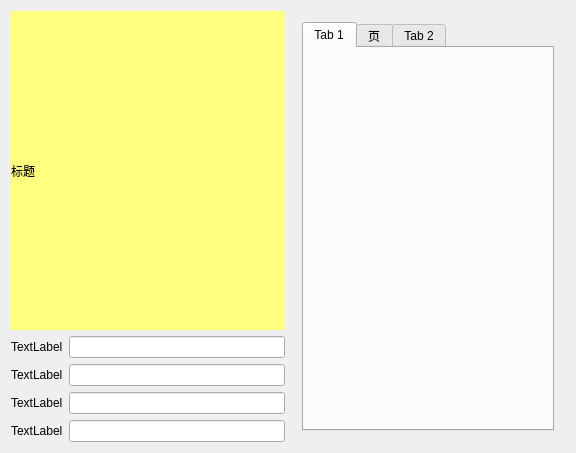
<?xml version="1.0" encoding="UTF-8"?>
<ui version="4.0">
 <class>UiLay</class>
 <widget class="QWidget" name="UiLay">
  <property name="geometry">
   <rect>
    <x>0</x>
    <y>0</y>
    <width>576</width>
    <height>453</height>
   </rect>
  </property>
  <property name="windowTitle">
   <string>UiLay</string>
  </property>
  <layout class="QGridLayout" name="gridLayout">
   <item row="0" column="0">
    <layout class="QHBoxLayout" name="horizontalLayout_5">
     <item>
      <layout class="QVBoxLayout" name="verticalLayout_2" stretch="1,3">
       <item>
        <widget class="QLabel" name="label">
         <property name="sizePolicy">
          <sizepolicy hsizetype="Preferred" vsizetype="Preferred">
           <horstretch>0</horstretch>
           <verstretch>0</verstretch>
          </sizepolicy>
         </property>
         <property name="styleSheet">
          <string notr="true">background-color: rgb(255, 255, 127);</string>
         </property>
         <property name="text">
          <string>标题</string>
         </property>
         <property name="margin">
          <number>20</number>
         </property>
        </widget>
       </item>
       <item>
        <layout class="QVBoxLayout" name="verticalLayout">
         <item>
          <layout class="QHBoxLayout" name="horizontalLayout">
           <item>
            <widget class="QLabel" name="label_2">
             <property name="text">
              <string>TextLabel</string>
             </property>
            </widget>
           </item>
           <item>
            <widget class="QLineEdit" name="lineEdit"/>
           </item>
          </layout>
         </item>
         <item>
          <layout class="QHBoxLayout" name="horizontalLayout_2">
           <item>
            <widget class="QLabel" name="label_3">
             <property name="text">
              <string>TextLabel</string>
             </property>
            </widget>
           </item>
           <item>
            <widget class="QLineEdit" name="lineEdit_2"/>
           </item>
          </layout>
         </item>
         <item>
          <layout class="QHBoxLayout" name="horizontalLayout_3">
           <item>
            <widget class="QLabel" name="label_4">
             <property name="text">
              <string>TextLabel</string>
             </property>
            </widget>
           </item>
           <item>
            <widget class="QLineEdit" name="lineEdit_3"/>
           </item>
          </layout>
         </item>
         <item>
          <layout class="QHBoxLayout" name="horizontalLayout_4">
           <item>
            <widget class="QLabel" name="label_5">
             <property name="text">
              <string>TextLabel</string>
             </property>
            </widget>
           </item>
           <item>
            <widget class="QLineEdit" name="lineEdit_4"/>
           </item>
          </layout>
         </item>
        </layout>
       </item>
      </layout>
     </item>
     <item>
      <widget class="QWidget" name="widget" native="true">
       <layout class="QVBoxLayout" name="verticalLayout_3">
        <item>
         <widget class="QTabWidget" name="tabWidget">
          <widget class="QWidget" name="tab">
           <attribute name="title">
            <string>Tab 1</string>
           </attribute>
          </widget>
          <widget class="QWidget" name="tab_3">
           <attribute name="title">
            <string>页</string>
           </attribute>
          </widget>
          <widget class="QWidget" name="tab_2">
           <attribute name="title">
            <string>Tab 2</string>
           </attribute>
          </widget>
         </widget>
        </item>
       </layout>
      </widget>
     </item>
    </layout>
   </item>
  </layout>
 </widget>
 <layoutdefault spacing="6" margin="11"/>
 <resources/>
 <connections/>
</ui>
